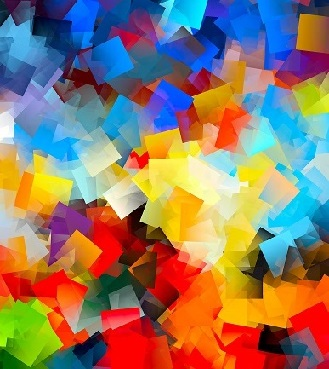
#> input picture algoritmo_2__conversion_a_escala_de_grises/imagen.jpg, 329 x 369 px
$ python metodo_canales_concatenados.py
#> lines starting #> are read from the running program, lines starting #| are printed output that depends on the picture
# -*- coding: utf-8 -*-
import cv2
import numpy as np

# Abrir imagen
img = cv2.imread('imagen.jpg')
#> img is the input picture: shape (369, 329, 3); mean B, G, R 102.7, 121.6, 144.5

#Separación y conversión de cada canal a escala de grises
R = img[:,:,2]
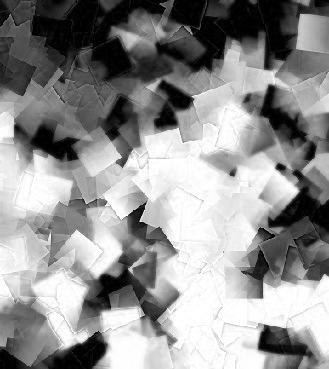
#> R: shape (369, 329); min 0, max 255, mean 144.5
G = img[:,:,1]
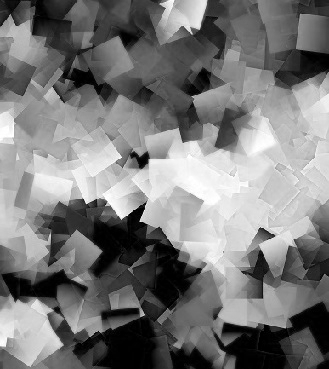
#> G: shape (369, 329); min 0, max 255, mean 121.6
B = img[:,:,0]
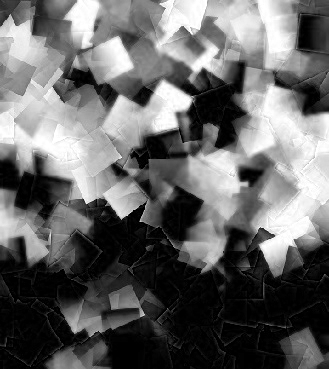
#> B: shape (369, 329); min 0, max 255, mean 102.7

# Concatenación de canales
img0 = np.hstack((R,G,B))
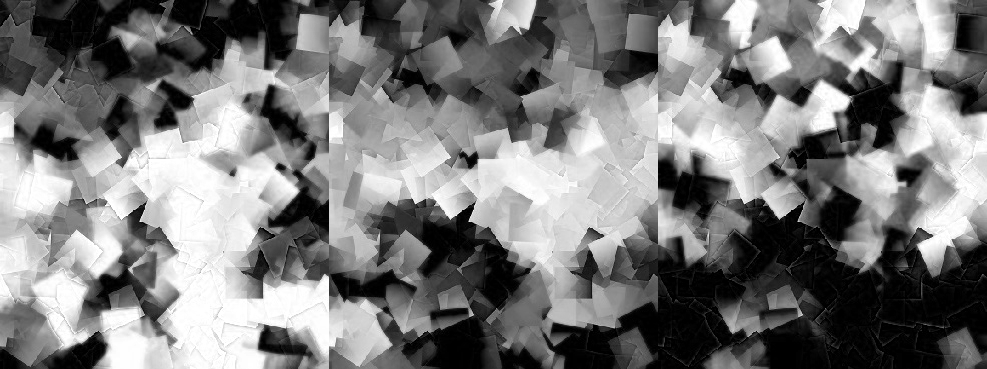
#> img0: shape (369, 987); min 0, max 255, mean 122.9

# Mostrar imagen original
cv2.imshow('Imagen original', img)

# Mostrar imagen con método del promedio
cv2.imshow('Imagen con canales concatenados', img0)

# Mantener la ejecución del programa
cv2.waitKey(0)
